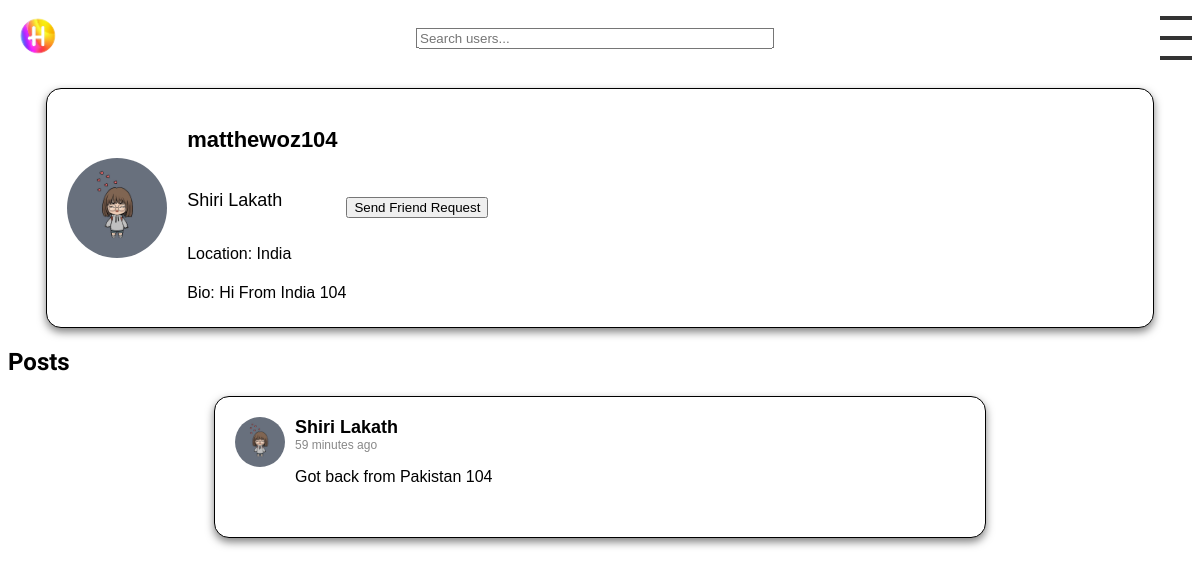
Screenshot of /profile/matthewoz104/ (signed in) with the database file from the repository.
### posts/models.py (models this page shows, shortened)
class Profile(models.Model):
    user = models.OneToOneField(User, on_delete=models.CASCADE)
    image = models.ImageField(upload_to='profile_pics/', default='profile_pics/ProfilePic.jpg', blank=True)
    location = models.CharField(max_length=30, blank=True)
    bio = models.TextField(blank=True)
    friends = models.ManyToManyField("self")
    last_post_time = models.DateTimeField(default=timezone.now)

class Post(models.Model):
    user = models.ForeignKey(User, on_delete=models.CASCADE, related_name='posts')
    text = models.TextField()
    image = models.ImageField(upload_to='images/', blank=True, null=True)
    likes = models.ManyToManyField(User, related_name='likes', blank=True)
    created_at = models.DateTimeField(auto_now_add=True)

### posts/views.py (the view)
# urls.py: path('profile/<str:username>/', views.view_profile, name='view_profile'),
def view_profile(request, username):
    profile_user = get_object_or_404(User, username=username)
    posts = Post.objects.filter(user=profile_user)
    are_friends = request.user.profile.friends.filter(user=profile_user).exists()
    friend_request_sent = FriendRequest.objects.filter(
        from_profile=request.user.profile,
        to_profile=Profile.objects.get(user=profile_user),
        status='pending'
    ).exists()
    context = {
        'profile_user': profile_user,
        'posts': posts,
        'are_friends': are_friends,
        'friend_request_sent': friend_request_sent,  # add this line
    }
    return render(request, 'profile.html', context)

### posts/templatetags/my_filters.py (called while the page is built)
@register.filter
def custom_date(value):
    now = timezone.now()
    diff = now - value
    if diff.days <= 0 and diff.seconds < 3600:
        return str(diff.seconds//60) + " minutes ago"
    elif diff.days <= 0 and diff.seconds >= 3600:
        return str(diff.seconds//3600) + " hours ago"
    elif diff.days >= 1 and diff.days < 7:
        return str(diff.days) + " days ago"
    else:
        return value.strftime("%B %d, %Y")  # If more than a week ago, return a formatted date

### posts/templates/profile.html
{% extends 'base.html' %}
{% block content %}
{% include 'profile_info.html' with profile=profile_user.profile user=profile_user are_friends=are_friends %}
    <h2>Posts</h2>
    {% for post in posts %}
        {% include 'post.html' with post=post %}
    {% endfor %}
{% endblock %}

### posts/templates/profile_info.html (shortened to what this page needs)
{% load static %}
{% block extra_css %}
  <link rel="stylesheet" type="text/css" href="{% static 'css/profile_info.css' %}">
{% endblock %}
<div class="profile-info">
    <img src="{{ profile.image.url }}" alt="Profile picture" class="profile-avatar">
    <div class="profile-detail">
        <h2 class="username">{{ profile_user.username }}</h2>
        <p class="full-name">{{ profile_user.first_name }} {{ profile_user.last_name }}</p>
        <p class="profile-location">Location: {{ profile_user.profile.location }}</p>
        <p class="profile-bio">Bio: {{ profile_user.profile.bio }}</p>
    </div>
    {% if profile_user == request.user %}
    <a href="{% url 'edit-profile' %}" id="edit-profile-button" class="button">Edit Profile</a>
    {% else %}
    {% if are_friends %}
        <p>You are friends</p>
    {% else %}
        {% if friend_request_sent %}
            <button id="friend-request-button-{{ profile_user.username }}" disabled>Pending</button>
        {% else %}
            <button id="friend-request-button-{{ profile_user.username }}">Send Friend Request</button>
        {% endif %}
    {% endif %}
{% endif %}
</div>

### posts/templates/post.html (shortened to what this page needs)
{% load static %}
{% load my_filters %}
<link rel="stylesheet" type="text/css" href="{% static 'css/post.css' %}">
<div class="post">
    <div class="post-top">
        <a href="{% url 'view_profile' post.user.username %}">
            <img src="{{ post.user.profile.image.url }}" alt="User Avatar" class="avatar">
        </a>
        <div class="post-content">
            <div class="user-detail">
                <a href="{% url 'view_profile' post.user.username %}" class="username">{{ post.user.first_name }} {{ post.user.last_name }}</a>
                <span class="timestamp">{{ post.created_at|custom_date }}</span>
            </div>
            <p class="post-text">{{ post.text }}</p>
        </div>
    </div>
</div>

### posts/static/css/profile_info.css (style rules this page uses)
.profile-info { background-color: white; border: 1px solid black; box-shadow: 0px 4px 8px rgba(0, 0, 0, 0.5); border-radius: 15px; margin-bottom: 20px; padding: 20px; font-family: Arial, sans-serif; max-width: 90%; margin: 20px auto; display: flex; align-items: center; }
.profile-info .profile-avatar { width: 100px; height: 100px; border-radius: 50%; margin-right: 20px; }
.profile-info .profile-detail { display: flex; flex-direction: column; }
.profile-info .username { color: black; font-size: 22px; font-weight: bold; }
.profile-info .profile-location, .profile-info .profile-bio { color: black; font-size: 16px; margin-bottom: 5px; }
.profile-info .full-name { color: black; font-size: 18px; }

### posts/static/css/post.css (style rules this page uses)
.post { background-color: white; border: 1px solid black; box-shadow: 0px 4px 8px rgba(0, 0, 0, 0.5); border-radius: 15px; margin-bottom: 20px; padding: 20px; font-family: Arial, sans-serif; max-width: 90%; margin: 20px auto; width: 730px; }
.post-top { display: flex; align-items: flex-start; }
.avatar { width: 50px; height: 50px; border-radius: 50%; margin-right: 10px; }
.username { color: black; font-size: 18px; font-weight: bold; }
.post-text { color: black; font-size: 16px; margin-bottom: 15px; }
.timestamp { color: #888; font-size: 12px; text-align: left; }
.user-detail { display: flex; flex-direction: column; justify-content: center; align-items: flex-start; }
.post-content { display: flex; flex-direction: column; justify-content: center; align-items: flex-start; }
.username { color: black; font-size: 18px; font-weight: bold; text-decoration: none; }
.avatar { width: 50px; height: 50px; border-radius: 50%; margin-right: 10px; transition: filter 0.3s; }

### rows the page displays
Profile: image (picture)
Post: user.profile.image (picture), user.first_name "Shiri", user.last_name "Lakath", created_at|custom_date "59 minutes ago", text "Got back from Pakistan 104"

### other values shown
{{ profile_user.username }} "matthewoz104"
{{ profile_user.first_name }} "Shiri"
{{ profile_user.last_name }} "Lakath"
{{ profile_user.profile.location }} "India"
{{ profile_user.profile.bio }} "Hi From India 104"
